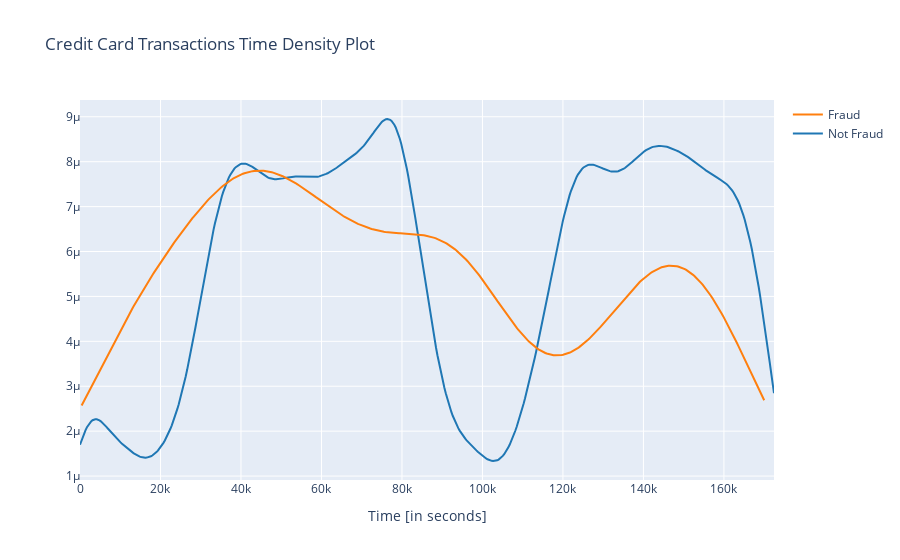

Write notebook code for a chart like this one.
### Code cell
class_0 = data [ data [ 'Class' ] == 0 ] [ "Time" ]
class_1 = data [ data [ 'Class' ] == 1 ] [ "Time" ]

hist_data = [ class_0 , class_1 ]
group_labels = [ 'Not Fraud' , 'Fraud' ]

fig = ff.create_distplot ( hist_data , group_labels , show_hist = False , show_rug = False )
fig [ 'layout' ].update ( title = 'Credit Card Transactions Time Density Plot' , xaxis = dict ( title = 'Time [in seconds]' ) )
iplot ( fig , filename = 'dist_only' )

### Figure 1 — Plotly figure (JSON) as saved in the notebook; plotly's stock layout.template omitted (floating-point values rounded to 4 significant figures; data arrays with more than 128 entries replaced by an {"elided": "..."} marker saying what was removed)
{"data": [{"legendgroup": "Not Fraud", "marker": {"color": "rgb(31, 119, 180)"}, "mode": "lines", "name": "Not Fraud", "showlegend": true, "type": "scatter", "x": {"elided": "500 float values"}, "xaxis": "x", "y": {"elided": "500 float values"}, "yaxis": "y"}, {"legendgroup": "Fraud", "marker": {"color": "rgb(255, 127, 14)"}, "mode": "lines", "name": "Fraud", "showlegend": true, "type": "scatter", "x": {"elided": "500 float values"}, "xaxis": "x", "y": {"elided": "500 float values"}, "yaxis": "y"}], "layout": {"barmode": "overlay", "hovermode": "closest", "legend": {"traceorder": "reversed"}, "title": {"text": "Credit Card Transactions Time Density Plot"}, "xaxis": {"anchor": "y2", "domain": [0, 1], "title": {"text": "Time [in seconds]"}, "zeroline": false}, "yaxis": {"anchor": "free", "domain": [0, 1], "position": 0}}}
